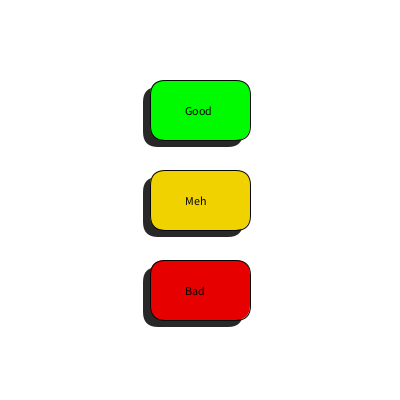
Frame 1 (no input)
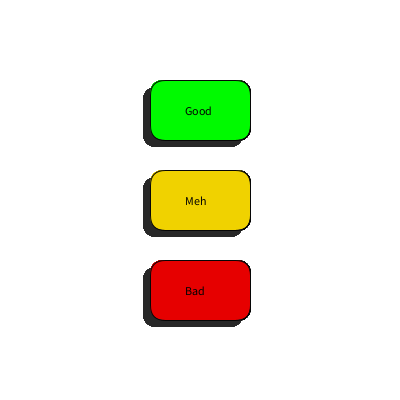
Frame 60 (the mouse pressed at the canvas centre just before this capture)
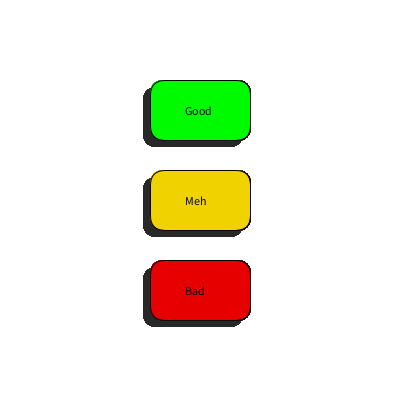
Frame 120 (the mouse held since frame 60 and released just before this capture)

The Processing sketch that drew these frames (run headless with seeded random() and noise(); from frame 60 on, the mouse is pressed at the canvas centre):

// Processing sketch: Custom_Function
// ── Custom_Function.pde
void setup(){
  size(400,400);
  background(255);
}
void draw(){
  button(150,170,100,60,240,210,0,"Meh");
  button(150,260,100,60,230,0,0,"Bad");
  button(150,80,100,60,0,250,0,"Good");
}
void button(int x, int y, int w, int h,int r, int g, int b, String t){
  //shadow
  noStroke();
  fill(40);
  rect(x-7,y+7,w,h,15);
  //button
  stroke(6);
  fill(r,g,b);
  rect(x,y,w,h,15);
  
  fill(2);
  text(t,x+35,y+35);
}
